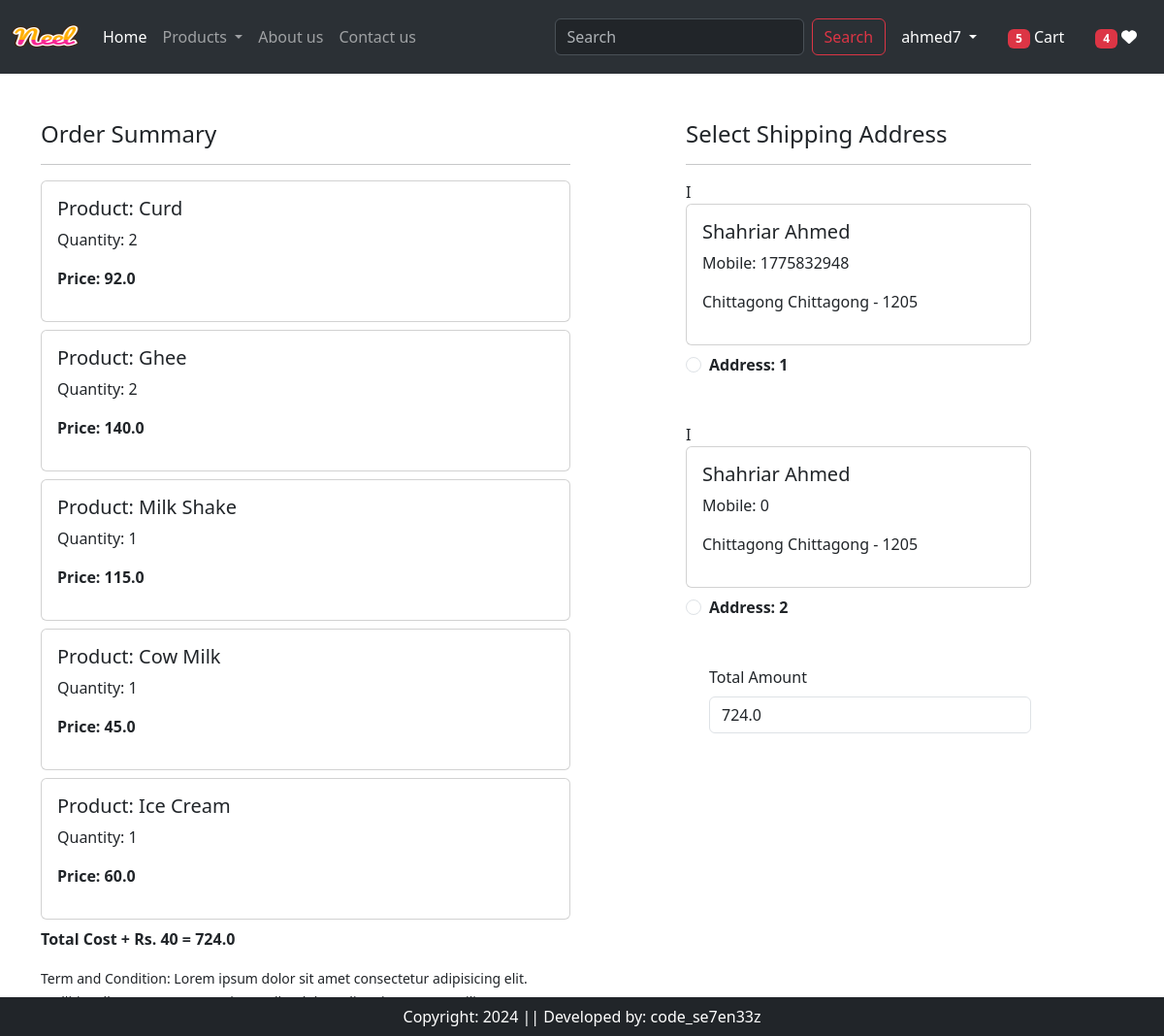
Screenshot of /checkout/ (signed in) with the database file from the repository.
### app/models.py (models this page shows, shortened)
class Cart(models.Model):
    user = models.ForeignKey(User, on_delete=models.CASCADE)
    product = models.ForeignKey(Product, on_delete=models.CASCADE)
    quantity = models.PositiveIntegerField(default=1)

class Product(models.Model):
    title = models.CharField(max_length=100)
    selling_price = models.FloatField()
    discounted_price = models.FloatField()
    description = models.TextField()
    composition = models.TextField(default='')
    prodapp = models.TextField(default='')
    category = models.CharField(choices=CATEGORY_CHOICES, max_length=2)
    product_image = models.ImageField(upload_to='product')

class Customer(models.Model):
    user = models.ForeignKey(User, on_delete=models.CASCADE)
    name = models.CharField(max_length=200)
    locality = models.CharField(max_length=200)
    city = models.CharField(max_length=200)
    mobile = models.IntegerField(default=0)
    zipcode = models.IntegerField()
    division = models.CharField(choices=Division_CHOICES, max_length=100, default='')

### app/views.py (the view, shortened to what this page needs)
# urls.py: path('checkout/', views.checkout.as_view(),name='checkout' ),
@method_decorator(login_required,name='dispatch')
class checkout(View):
    def get(self, request):
        totalitem = 0
        wishitem = 0
        if request.user.is_authenticated:
         totalitem = len(Cart.objects.filter(user=request.user))
         wishitem = len(Wishlist.objects.filter(user=request.user))
        user = request.user
        add = Customer.objects.filter(user=user)
        cart_items = Cart.objects.filter(user=user)
        famount = 0
        for p in cart_items:
            value = p.quantity * p.product.discounted_price
            famount += value
        totalamount = famount + 40
        return render(request, 'app/checkout.html', locals())

### app/templates/app/checkout.html (shortened to what this page needs)
{% extends 'app/base.html' %} {% load static %} {% block main-content %}
<div class="container">
  <div class="row mt-5">
    <div class="col-sm-6">
      <h4>Order Summary</h4>
      <hr />
      {% for item in cart_items %}
      <div class="card mb-2">
        <div class="card-body">
          <h5>Product: {{item.product.title}}</h5>
          <p>Quantity: {{item.quantity}}</p>
          <p class="fw-bold">Price: {{item.product.discounted_price}}</p>
        </div>
      </div>
      {% endfor %}
      <p class="fw-bold">Total Cost + Rs. 40 = {{totalamount}}</p>
      <small
        >Term and Condition: Lorem ipsum dolor sit amet consectetur adipisicing
        elit. Mollitia, ullam saepe! Iure optio repellat dolor velit, minus rem.
        Facilis cumque neque numquam laboriosam, accusantium adipisci nisi nihil
        in et quis?</small
      >
    </div>
    <div class="col-sm-4 offset-sm-1">
      <h4>Select Shipping Address</h4>
      <hr />
      <form method="post" id="myform">
        {% csrf_token %} {% for ad in add %} I
        <div class="card">
          <div class="card-body">
            <h5>{{ad.name}}</h5>
            <p>Mobile: {{ad.mobile}}</p>
            <p>{{ad.locality}} {{ad.city}} {{ad.state}} - {{ad.zipcode}}</p>
          </div>
        </div>
        <div class="form-check mt-2 mb-5">
          <input
            class="form-check-input"
            type="radio"
            name="custid"
            id="custadd{{forloop.counter}}"
            value="{{ad.id}}"
          />
          <label
            class="form-check-label fw-bold"
            for="custadd{{forloop.counter}}"
            >Address: {{forloop.counter}}
          </label>
        </div>
        {% endfor %}
        <div class="form-check mb-3">
          <label for="totamount" class="form-label">Total Amount</label>
          <input
            type="number"
            class="form-control"
            name="totamount"
            value="{{totalamount}}"
            readonly
          />
        </div>
      </form>
    </div>
  </div>
</div>
{% endblock main-content %}

### app/templates/app/base.html (shortened to what this page needs)
{% load static %}
<!DOCTYPE html>
<html>
<head>
    <link rel="stylesheet" href="{% static 'app/css/owl.carousel.min.css' %}" />
    <link rel="stylesheet" href="{% static 'app/css/all.min.css' %}" />
    <link rel="stylesheet" href="{% static 'app/css/style.css' %}" />
    <link href="https://cdn.jsdelivr.net/npm/bootstrap@5.3.3/dist/css/bootstrap.min.css"
          rel="stylesheet"
 />
</head>
<body>
  <nav class="navbar navbar-expand-lg bg-body-tertiary bg-primary" data-bs-theme="dark">
        <div class="container-fluid">
            <a class="navbar-brand" href="/">
                <img src="{% static 'app/images/neel.png' %}" width="70" height="50" />
            </a>
            <div class="collapse navbar-collapse" id="navbarSupportedContent">
                <ul class="navbar-nav me-auto mb-2 mb-lg-0">
                    {% if request.user.is_authenticated %}
                        <li class="nav-item">
                            <a class="nav-link active" aria-current="page" href="/">Home</a>
                        </li>
                        <li class="nav-item dropdown">
                            <a class="nav-link dropdown-toggle" href="#" role="button" data-bs-toggle="dropdown" aria-expanded="false">
                                Products
                            </a>
                        </li>
                        <li class="nav-item">
                            <a class="nav-link" href="{% url 'about' %}">About us</a>
                        </li>
                        <li class="nav-item">
                            <a class="nav-link" href="{% url 'contact' %}">Contact us</a>
                        </li>
                    {% endif %}
                </ul>
                <form class="d-flex" role="search" action="/search">
                    <input class="form-control me-2" type="search" placeholder="Search" name="search" aria-label="Search" />
                    <button class="btn btn-outline-danger" type="submit">Search</button>
                </form>
            </div>
            <ul class="navbar-nav me-auto mb-2 mb-lg-0">
                {% if request.user.is_authenticated %}
                    <li class="nav-item dropdown mx-2">
                        <a class="nav-link dropdown-toggle text-white" href="#" id="profileDropdown" role="button"
                           data-bs-toggle="dropdown" aria-expanded="false">
                           {{ request.user.username }}
                        </a>
                    </li>
                    <li class="nav-item mx-2">
                        <a href="{% url 'showcart' %}" class="nav-link text-white">
                            <span class="badge bg-danger">{% if totalitem > 0 %} {{ totalitem }} {% endif %}</span>
                            Cart
                        </a>
                    </li>
                    <li class="nav-item mx-2">
                        <a href="{% url 'wishlist' %}" class="nav-link text-white">
                            <span class="badge bg-danger">{% if wishitem > 0 %} {{ wishitem }} {% endif %}</span>
                            <i class="fa fa-heart"></i>
                        </a>
                    </li>
                {% endif %}
            </ul>
        </div>
    </nav>
    {% block main-content %}{% endblock main-content %}
    <footer class="container-fluid bg-dark text-white text-center p-2 mt-5 fixed-bottom">
        Copyright: 2024 || Developed by: code_se7en33z
    </footer>
</body>
</html>

### rows the page displays
Cart: product "Curd", quantity "2", product.discounted_price "92.0"
Cart: product "Ghee", quantity "2", product.discounted_price "140.0"
Cart: product "Milk Shake", quantity "1", product.discounted_price "115.0"
Cart: product "Cow Milk", quantity "1", product.discounted_price "45.0"
Cart: product "Ice Cream", quantity "1", product.discounted_price "60.0"
Customer: name "Shahriar Ahmed", mobile "1775832948", locality "Chittagong", city "Chittagong", zipcode "1205"
Customer: name "Shahriar Ahmed", mobile "0", locality "Chittagong", city "Chittagong", zipcode "1205"

### other values shown
{{ request.user.username }} "ahmed7"
{{ totalitem }} "5"
{{ wishitem }} "4"
{{ totalamount }} "724.0"
